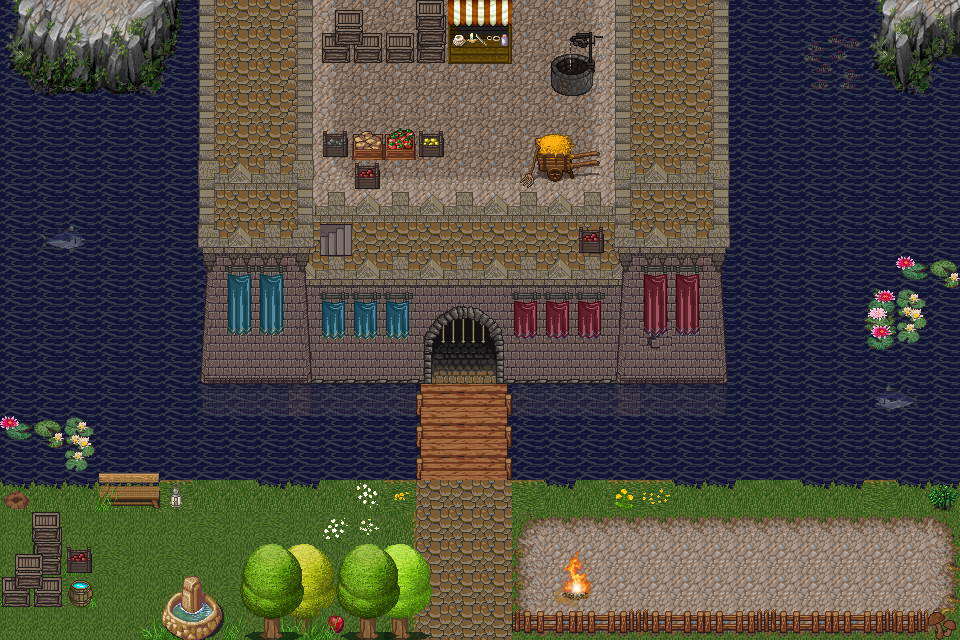

Tiled map render using the project's own tile images. Description and the map definition, with tile-layer contents summarised, below:
An orthogonal 30x20 tile map with 32x32 px tiles, 14 tile layers (start, exit, collisions, under_brigde, ...), 7 tilesets.

<map version="1.10" tiledversion="git" orientation="orthogonal" renderorder="right-down" width="30" height="20" tilewidth="32" tileheight="32" infinite="0" nextlayerid="18" nextobjectid="1">
 <editorsettings>
  <export target="entrance.tmj" format="json" />
 </editorsettings>
 <tileset firstgid="1" source="tilesets/castle.tsx" />
 <tileset firstgid="257" name="floors" tilewidth="32" tileheight="32" tilecount="256" columns="16">
  <image source="tilesets/floors.png" width="512" height="512" />
 </tileset>
 <tileset firstgid="513" name="WA_Exterior" tilewidth="32" tileheight="32" tilecount="850" columns="25">
  <image source="tilesets/WA_Exterior.png" width="800" height="1088" />
 </tileset>
 <tileset firstgid="1363" name="mountain_landscape" tilewidth="32" tileheight="32" tilecount="256" columns="16">
  <image source="tilesets/mountain_landscape.png" width="512" height="512" />
 </tileset>
 <tileset firstgid="1619" name="WA_Special_Zones" tilewidth="32" tileheight="32" tilecount="12" columns="6">
  <image source="tilesets/WA_Special_Zones.png" width="192" height="64" />
  <tile id="2">
   <properties>
    <property name="collides" type="bool" value="true" />
   </properties>
  </tile>
  <tile id="5">
   <properties>
    <property name="exitUrl" value="courtroom.tmj#entry-from-entrance" />
   </properties>
  </tile>
 </tileset>
 <tileset firstgid="1631" name="Outside Objects" tilewidth="32" tileheight="32" tilecount="1024" columns="32">
  <image source="tilesets/Outside Objects.png" width="1024" height="1024" />
 </tileset>
 <tileset firstgid="2655" name="Terrain and Outside" tilewidth="32" tileheight="32" tilecount="1024" columns="32">
  <image source="tilesets/Terrain and Outside.png" width="1024" height="1024" />
 </tileset>
 <layer id="14" name="start" width="30" height="20">
  <data>[600 cells, 22 non-empty, 1 distinct tile ids]</data>
 </layer>
 <layer id="17" name="exit" width="30" height="20">
  <data>[600 cells, 6 non-empty, 1 distinct tile ids]</data>
 </layer>
 <layer id="12" name="collisions" width="30" height="20">
  <data>[600 cells, 475 non-empty, 2 distinct tile ids]</data>
 </layer>
 <group id="5" name="floor">
  <layer id="16" name="under_brigde" width="30" height="20">
   <data>[600 cells, 6 non-empty, 1 distinct tile ids]</data>
  </layer>
  <layer id="6" name="floor1" width="30" height="20">
   <data>[600 cells, 498 non-empty, 27 distinct tile ids]</data>
  </layer>
 </group>
 <group id="15" name="Decorations">
  <layer id="8" name="floor_decorations2" width="30" height="20">
   <data>[600 cells, 140 non-empty, 80 distinct tile ids]</data>
  </layer>
  <layer id="11" name="floor_grass" width="30" height="20">
   <data>[600 cells, 9 non-empty, 7 distinct tile ids]</data>
  </layer>
  <layer id="7" name="floor_decorations1" width="30" height="20">
   <data>[600 cells, 62 non-empty, 39 distinct tile ids]</data>
  </layer>
  <layer id="13" name="floor_fish" width="30" height="20" opacity="0.3">
   <data>[600 cells, 8 non-empty, 6 distinct tile ids]</data>
  </layer>
 </group>
 <group id="4" name="walls">
  <layer id="9" name="walls_fading1" width="30" height="20" opacity="0.24">
   <data>[600 cells, 14 non-empty, 4 distinct tile ids]</data>
  </layer>
  <layer id="10" name="walls_fading2" width="30" height="20" opacity="0.2">
   <data>[600 cells, 2 non-empty, 1 distinct tile ids]</data>
  </layer>
  <layer id="2" name="walls2" width="30" height="20">
   <data>[600 cells, 217 non-empty, 19 distinct tile ids]</data>
  </layer>
  <layer id="1" name="walls1" width="30" height="20">
   <data>[600 cells, 110 non-empty, 35 distinct tile ids]</data>
  </layer>
  <layer id="3" name="wall_decorations" width="30" height="20">
   <data>[600 cells, 25 non-empty, 11 distinct tile ids]</data>
  </layer>
 </group>
</map>
